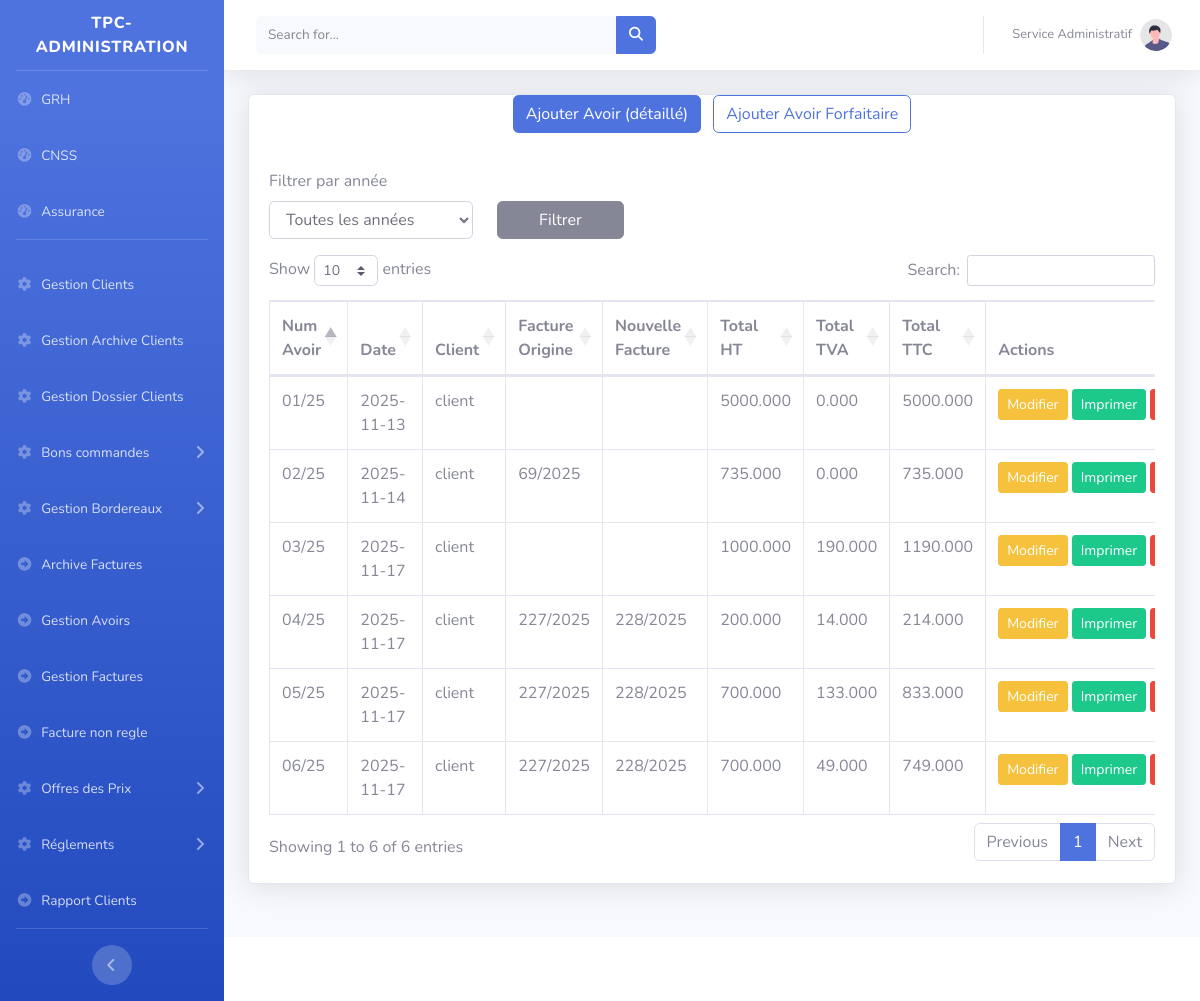
Before: /main.php?Avoir with the older database file.
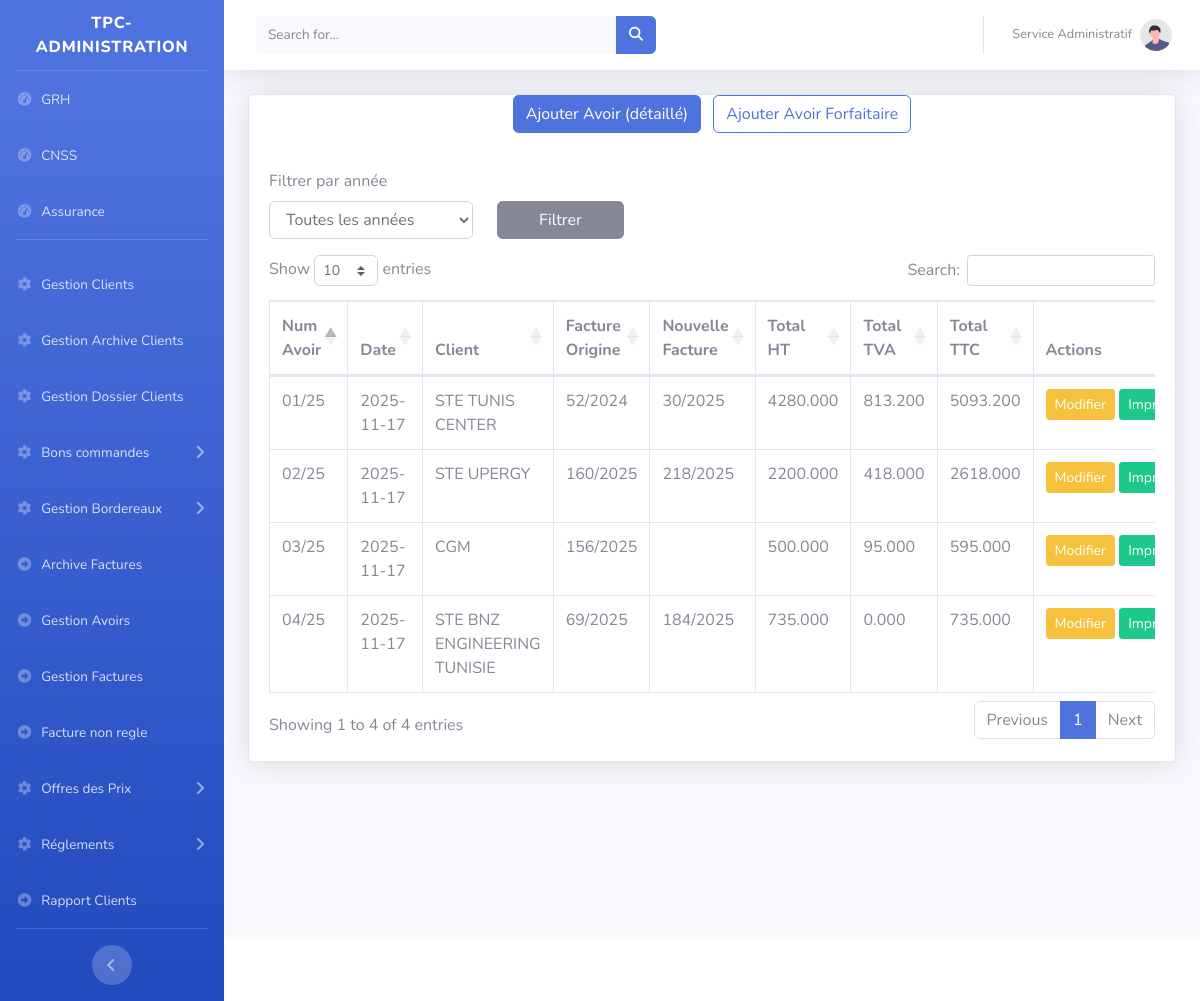
After: the same page with the newer database file.
### tables this page shows
CREATE TABLE `facture_avoir` (
  `id` int(11) NOT NULL AUTO_INCREMENT,
  `num_avoir` varchar(32) NOT NULL,
  `num_fact` varchar(32) DEFAULT NULL,
  `num_fact_new` varchar(32) DEFAULT NULL,
  `id_client` int(11) NOT NULL,
  `date_avoir` date NOT NULL,
  `total_ht` decimal(12,3) NOT NULL DEFAULT 0.000,
  `total_tva` decimal(12,3) NOT NULL DEFAULT 0.000,
  `total_ttc` decimal(12,3) NOT NULL DEFAULT 0.000,
  `type_avoir` varchar(16) DEFAULT NULL,
  `pourcentage` decimal(6,3) DEFAULT NULL,
  `matriculeFiscale` varchar(64) DEFAULT NULL,
  `created_at` timestamp NOT NULL DEFAULT current_timestamp(),
  PRIMARY KEY (`id`),
  KEY `idx_num_avoir` (`num_avoir`),
  KEY `idx_num_fact` (`num_fact`),
  KEY `idx_id_client` (`id_client`),
  CONSTRAINT `fk_facture_avoir_client` FOREIGN KEY (`id_client`) REFERENCES `clients` (`id`) ON DELETE CASCADE ON UPDATE CASCADE,
  CONSTRAINT `fk_facture_avoir_facture` FOREIGN KEY (`num_fact`) REFERENCES `facture` (`num_fact`) ON DELETE SET NULL ON UPDATE CASCADE
);

CREATE TABLE `clients` (
  `id` int(11) NOT NULL AUTO_INCREMENT,
  `type_client` varchar(200) DEFAULT NULL,
  `convention` varchar(100) DEFAULT NULL,
  `pieceConvention` varchar(250) DEFAULT NULL,
  `nom_client` varchar(200) DEFAULT NULL,
  `code_client` varchar(11) DEFAULT NULL,
  `adresse` text DEFAULT NULL,
  `matriculeFiscale` varchar(100) DEFAULT NULL,
  `exonoration` varchar(100) DEFAULT NULL,
  `pieceExonoration` varchar(200) DEFAULT NULL,
  `tel` varchar(200) DEFAULT NULL,
  `email` varchar(200) DEFAULT NULL,
  `numexonoration` varchar(250) DEFAULT NULL,
  `ValiditeExonoration` varchar(250) DEFAULT NULL,
  PRIMARY KEY (`id`),
  KEY `matriculeFiscale` (`matriculeFiscale`),
  KEY `clent` (`nom_client`(191))
);

### class/connexion.db.php (called while the page is built)
<?php
function connexion(): PDO {
    $host = getenv('DB_HOST') ?: '127.0.0.1';
    $port = getenv('DB_PORT') ?: 3306;
    $db   = getenv('DB_NAME') ?: 'tpc';
    $user = getenv('DB_USER') ?: 'root';
    $pass = getenv('DB_PASSWORD') !== false ? getenv('DB_PASSWORD') : '';
    $dsn = "mysql:host=$host;port=$port;dbname=$db;charset=utf8mb4";
    $opts = [
        PDO::ATTR_ERRMODE            => PDO::ERRMODE_EXCEPTION,
        PDO::ATTR_DEFAULT_FETCH_MODE => PDO::FETCH_ASSOC,
        PDO::ATTR_EMULATE_PREPARES   => false,
    ];
    return new PDO($dsn, $user, $pass, $opts);
}

### class/Avoir.class.php (called while the page is built, shortened)
<?php
include_once 'connexion.db.php';
class Avoir {
    private $cnx;
    public function __construct() {
        $this->cnx = connexion();
        $this->ensureSchemaUpToDate();
    }
    public function getAll() {
        try {
            $sql = "SELECT a.*, c.nom_client \n                    FROM facture_avoir a \n                    JOIN clients c ON a.id_client = c.id \n                    ORDER BY a.date_avoir DESC, a.id DESC";
            $st = $this->cnx->query($sql);
            $rows = $st->fetchAll();
            return array_map(function(array $row) {
                if (isset($row['num_fact_new']) && !isset($row['num_facture_nouveux'])) {
                    $row['num_facture_nouveux'] = $row['num_fact_new'];
                }
                return $row;
            }, $rows);
        } catch (\PDOException $e) {
            $msg = $e->getMessage();
            if (strpos($msg, '42S02') !== false || stripos($msg, 'Base table or view not found') !== false) {
                return [];
            }
            throw $e;
        }
    }
    private function ensureSchemaUpToDate(): void {
        try {
            $this->cnx->query("SELECT 1 FROM facture_avoir LIMIT 1");
        } catch (\PDOException $e) {
            $msg = $e->getMessage();
            if (strpos($msg, '42S02') !== false || stripos($msg, 'Base table or view not found') !== false) {
                $this->bootstrapSchema();
            } else {
                throw $e;
            }
        }
        try {
            $this->cnx->query("SELECT `num_fact_new` FROM facture_avoir LIMIT 1");
        } catch (\PDOException $e) {
            $msg = $e->getMessage();
            if (strpos($msg, '1054') !== false || stripos($msg, 'Unknown column') !== false) {
                try {
                    $this->cnx->exec("ALTER TABLE facture_avoir ADD COLUMN `num_fact_new` VARCHAR(32) NULL AFTER `num_fact`");
                } catch (\PDOException $e2) {
                }
            } else {
                throw $e;
            }
        }
        try {
            $this->cnx->query("SELECT `type_avoir` FROM facture_avoir LIMIT 1");
        } catch (\PDOException $e) {
            $msg = $e->getMessage();
            if (strpos($msg, '1054') !== false || stripos($msg, 'Unknown column') !== false) {
                try {
                    $this->cnx->exec("ALTER TABLE facture_avoir ADD COLUMN `type_avoir` VARCHAR(16) DEFAULT NULL AFTER `total_ttc`");
                } catch (\PDOException $e2) {
                }
            } else {
                throw $e;
            }
        }
        try {
            $this->cnx->query("SELECT `pourcentage` FROM facture_avoir LIMIT 1");
        } catch (\PDOException $e) {
            $msg = $e->getMessage();
            if (strpos($msg, '1054') !== false || stripos($msg, 'Unknown column') !== false) {
                try {
                    $this->cnx->exec("ALTER TABLE facture_avoir ADD COLUMN `pourcentage` DECIMAL(6,3) DEFAULT NULL AFTER `type_avoir`");
                } catch (\PDOException $e2) {
                }
            } else {
                throw $e;
            }
        }
    }
}
$avoir = new Avoir();
?>

### pages/FacturesAvoir/ListeAvoir.php (the view, shortened to what the rows shown need)
<?php
include_once 'class/Avoir.class.php';
$list = $avoir->getAll();
?>
<div class="card shadow mb-4">
  <div class="card-body">
    <div class="table-responsive">
      <table class="table table-bordered" id="dataTable" width="100%" cellspacing="0" data-year-filter="#avoirYearFilter" data-year-column="1">
        <thead>
          <tr>
            <th>Num Avoir</th>
            <th>Date</th>
            <th>Client</th>
            <th>Facture Origine</th>
            <th>Nouvelle Facture</th>
            <th>Total HT</th>
            <th>Total TVA</th>
            <th>Total TTC</th>
            <th>Actions</th>
          </tr>
        </thead>
        <tbody>
        <?php if (!empty($list)) { foreach ($list as $row) {
          $avoirSort = 0;
          $avoirYear = '';
          if (!empty($row['num_avoir'])) {
              $parts = explode('/', $row['num_avoir']);
              $numero = isset($parts[0]) ? (int)$parts[0] : 0;
              $annee  = isset($parts[1]) ? (int)$parts[1] : 0;
              $avoirSort = ($annee * 10000) + $numero;
              if ($annee > 0) {
                  $avoirYear = (string)$annee;
              }
          }
          $dateYear = '';
          if (!empty($row['date_avoir'])) {
              $maybeYear = substr((string)$row['date_avoir'], 0, 4);
              if (preg_match('/^\d{4}$/', $maybeYear)) {
                  $dateYear = $maybeYear;
              }
          }
          $yearTokens = array_unique(array_filter([$avoirYear, $dateYear]));
          $rowYearAttr = implode(' ', $yearTokens);
        ?>
          <tr<?php if (!empty($rowYearAttr)) { ?> data-year-values="<?= htmlspecialchars($rowYearAttr) ?>"<?php } ?>>
            <td data-order="<?= $avoirSort ?>"><?= htmlspecialchars($row['num_avoir']) ?></td>
            <td><?php if ($rowYearAttr !== ''): ?><span class="d-none year-marker"><?= htmlspecialchars($rowYearAttr) ?></span><?php endif; ?><?= htmlspecialchars($row['date_avoir']) ?></td>
            <td><?= htmlspecialchars($row['nom_client']) ?></td>
            <td><?= htmlspecialchars($row['num_fact'] ?? '') ?></td>
            <td><?= htmlspecialchars($row['num_facture_nouveux'] ?? ($row['num_fact_new'] ?? '')) ?></td>
            <td><?= number_format((float)$row['total_ht'],3,'.','') ?></td>
            <td><?= number_format((float)$row['total_tva'],3,'.','') ?></td>
            <td><?= number_format((float)$row['total_ttc'],3,'.','') ?></td>
            <td style="white-space:nowrap">
              <a class="btn btn-sm btn-warning" href="?Avoir&Modifier&id=<?= (int)$row['id'] ?>">Modifier</a>
              <a class="btn btn-sm btn-success" href="pages/FacturesAvoir/ModeleAvoir.php?id=<?= (int)$row['id'] ?>" target="_blank">Imprimer</a>
              <a class="btn btn-sm btn-danger" href="?Avoir&Delete=<?= (int)$row['id'] ?>" onclick="return confirm('Supprimer cet avoir ?');">Supprimer</a>
            </td>
          </tr>
        <?php }} ?>
        </tbody>
      </table>
    </div>
  </div>
</div>

Changed rows visible on the page:
removed facture_avoir: num_avoir "06/25", date_avoir "2025-11-17", id_client.nom_client "client", num_fact "227/2025", num_fact_new "228/2025", total_ht "700.000", total_tva "49.000", total_ttc "749.000"
removed facture_avoir: num_avoir "05/25", date_avoir "2025-11-17", id_client.nom_client "client", num_fact "227/2025", num_fact_new "228/2025", total_ht "700.000", total_tva "133.000", total_ttc "833.000"
removed facture_avoir: num_avoir "04/25", date_avoir "2025-11-17", id_client.nom_client "client", num_fact "227/2025", num_fact_new "228/2025", total_ht "200.000", total_tva "14.000", total_ttc "214.000"
removed facture_avoir: num_avoir "03/25", date_avoir "2025-11-17", id_client.nom_client "client", total_ht "1000.000", total_tva "190.000", total_ttc "1190.000"
removed facture_avoir: num_avoir "02/25", date_avoir "2025-11-14", id_client.nom_client "client", num_fact "69/2025", total_ht "735.000", total_tva "0.000", total_ttc "735.000"
removed facture_avoir: num_avoir "01/25", date_avoir "2025-11-13", id_client.nom_client "client", total_ht "5000.000", total_tva "0.000", total_ttc "5000.000"
added facture_avoir: num_avoir "04/25", date_avoir "2025-11-17", id_client.nom_client "STE BNZ ENGINEERING TUNISIE", num_fact "69/2025", num_fact_new "184/2025", total_ht "735.000", total_tva "0.000", total_ttc "735.000"
added facture_avoir: num_avoir "03/25", date_avoir "2025-11-17", id_client.nom_client "CGM", num_fact "156/2025", total_ht "500.000", total_tva "95.000", total_ttc "595.000"
added facture_avoir: num_avoir "02/25", date_avoir "2025-11-17", id_client.nom_client "STE UPERGY", num_fact "160/2025", num_fact_new "218/2025", total_ht "2200.000", total_tva "418.000", total_ttc "2618.000"
added facture_avoir: num_avoir "01/25", date_avoir "2025-11-17", id_client.nom_client "STE TUNIS CENTER", num_fact "52/2024", num_fact_new "30/2025", total_ht "4280.000", total_tva "813.200", total_ttc "5093.200"
Other visible differences:
text written by a page script: "Show entries Search: Showing 1 to 6 of 6 entries Previous 1 Next" → "Show entries Search: Showing 1 to 4 of 4 entries Previous 1 Next"
